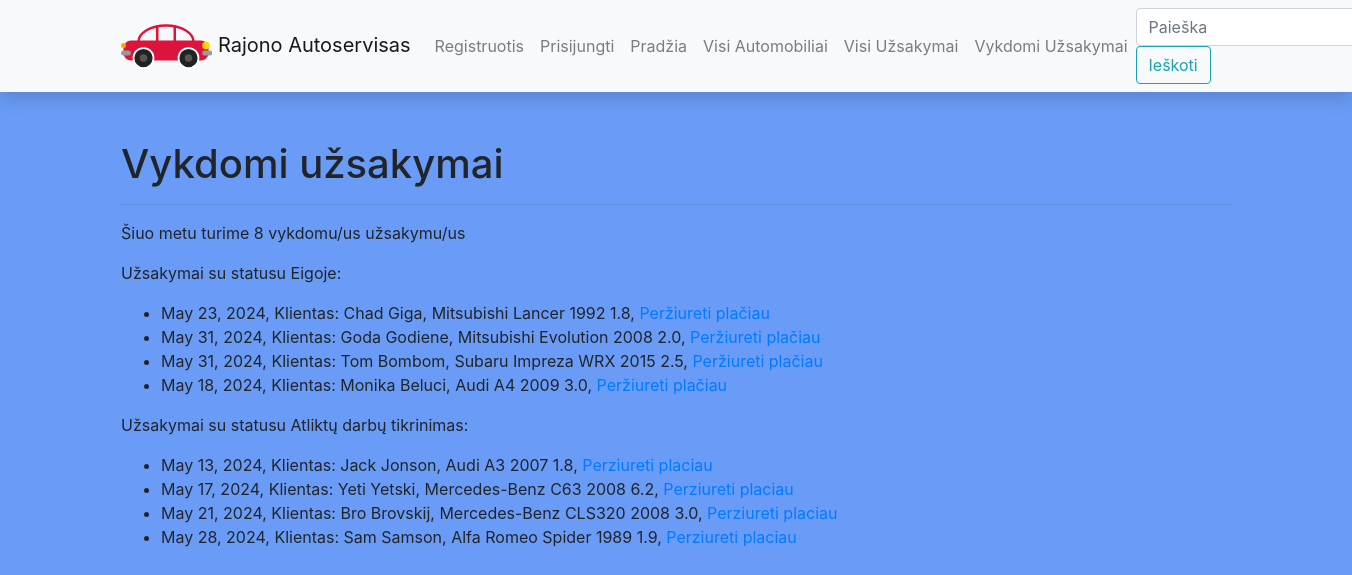
/autoservice/curorders/, run on an earlier commit of the app's database.
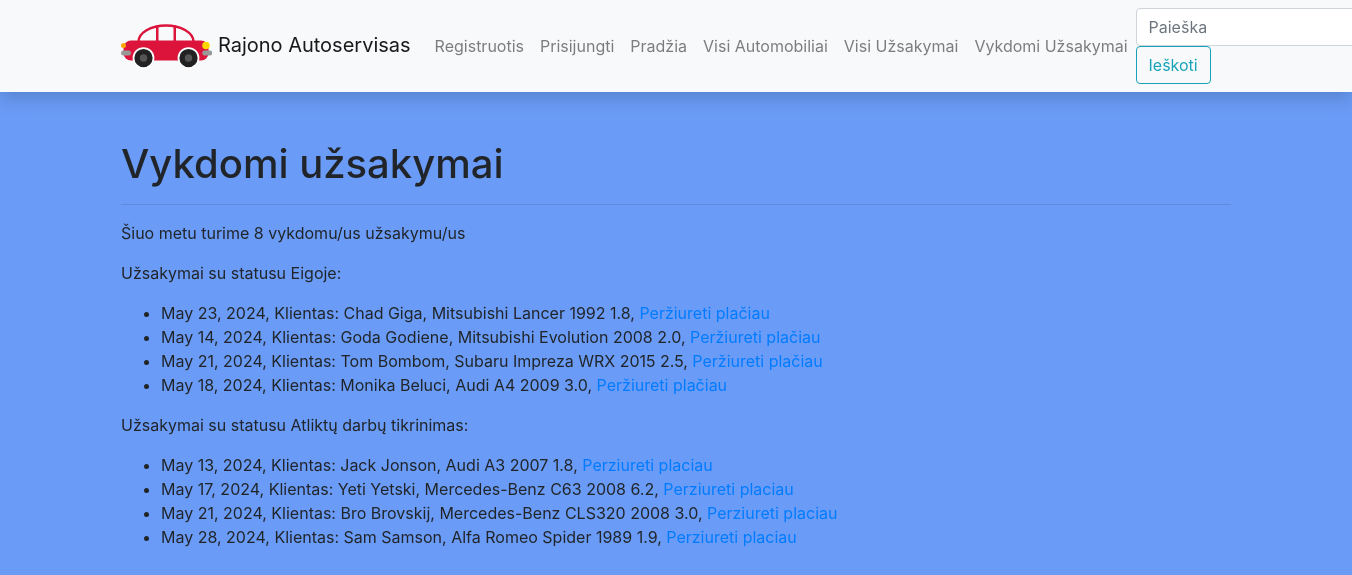
And on a later commit of the database.
### autoserviceapp/models.py (models this page shows, shortened)
class Uzsakymas(models.Model):
    data = models.DateField('Data', blank=True, null=True)
    automobilis = models.ForeignKey(Automobilis, on_delete=models.CASCADE)
    uzsakovas = models.ForeignKey(User, on_delete=models.SET_NULL, null=True, blank=True)
    grazinimo_terminas = models.DateField('Gražinimo data', blank=True, null=True)
    CAR_STATUS = (
        ('p', 'Priimtas'),
        ('e', 'Eigoje'),
        ('ap', 'Atliktų darbų patikrinimas'),
        ('i', 'Įvykdytas')
    )
    status = models.CharField(
        max_length=2,
        choices=CAR_STATUS,
        blank=True,
        default='a',
        help_text='Uzsakymo statusas'
    )
    class Meta:
        verbose_name = 'Užsakymas'
        verbose_name_plural = 'Užsakymai'

class Automobilis(models.Model):
    valstybinis_nr = models.CharField('Valstybinis Nr.', max_length=6)
    vin = models.IntegerField('VIN code', default=make_random_vin)
    klientas = models.CharField('Klientas', max_length=20)
    automobilio_modelis = models.ForeignKey(AutomobilioModelis, on_delete=models.CASCADE)
    aprasymas = HTMLField(null=True, blank=True)
    cover = models.ImageField('Viršelis', upload_to='covers', null=True, blank=True)
    class Meta:
        verbose_name = 'Automobilis'
        verbose_name_plural = 'Automobiliai'

class AutomobilioModelis(models.Model):
    marke = models.CharField('Marke', max_length=20)
    modelis = models.CharField('Modelis', max_length=20)
    metai = models.IntegerField('Metai')
    variklis = models.CharField('Variklis', max_length=3)
    def __str__(self):
        return f'{self.marke} {self.modelis} {self.metai} {self.variklis}'
    class Meta:
        verbose_name = 'Automobilio modelis'
        verbose_name_plural = 'Automobilio modeliai'
        ordering = ['marke']

### autoserviceapp/views.py (the view)
# urls.py: path('curorders/', views.get_all_current_orders_count, name='curorders'),
def get_all_current_orders_count(request):
    vykdomu_uzsakymai = Uzsakymas.objects.filter(status__exact='e').count()
    vykdomu_uzsakymai2 = Uzsakymas.objects.filter(status__exact='ap').count()
    vykdomu_uzsakymu_kiekis = vykdomu_uzsakymai + vykdomu_uzsakymai2
    uzsakymai1 = Uzsakymas.objects.filter(status__exact='e').all()
    usakymai2 = Uzsakymas.objects.filter(status__exact='ap').all()
    context = {
        'kiekis': vykdomu_uzsakymu_kiekis,
        'uzsakymai1': uzsakymai1,
        'uzsakymai2': usakymai2,
    }
    return render(request, 'curorders.html', context=context)

### autoserviceapp/templates/curorders.html
{% extends 'base.html' %}
{% block content %}
<h1>Vykdomi užsakymai</h1>
<hr/>
<p>Šiuo metu turime {{ kiekis }} vykdomu/us užsakymu/us</p>
<p>Užsakymai su statusu Eigoje:</p>
<ul>
    {% for uzsakymas_obj in uzsakymai1 %}
    <li>
        {{ uzsakymas_obj.data }},
        Klientas: {{ uzsakymas_obj.automobilis.klientas }},
        {{ uzsakymas_obj.automobilis.automobilio_modelis }},
        <a href="{% url 'order' uzsakymas_obj.id %}">Peržiureti plačiau</a>
    </li>
    {% endfor %}
</ul>
<p>Užsakymai su statusu Atliktų darbų tikrinimas:</p>
<ul>
    {% for uzsakymas_obj in uzsakymai2 %}
    <li>
        {{ uzsakymas_obj.data }},
        Klientas: {{ uzsakymas_obj.automobilis.klientas }},
        {{ uzsakymas_obj.automobilis.automobilio_modelis }},
        <a href="{% url 'order' uzsakymas_obj.id %}">Perziureti placiau</a>
    </li>
    {% endfor %}
</ul>
{% endblock %}

### autoserviceapp/templates/base.html (shortened to what this page needs)
<!DOCTYPE html>
<html lang="en">
  <head>
    <link
      rel="stylesheet"
      href="https://stackpath.bootstrapcdn.com/bootstrap/4.1.3/css/bootstrap.min.css"
    />
    <link
      rel="stylesheet"
      href="https://cdnjs.cloudflare.com/ajax/libs/font-awesome/4.7.0/css/font-awesome.min.css"
    />
    {% load static %}
    <link rel="stylesheet" href="{% static 'css/styles.css' %}" />
  </head>
  <body>
    <nav
      class="navbar navbar-expand-lg navbar-light bg-light static-top mb-5 shadow"
    >
      <div class="container">
        <a class="navbar-brand" href="{% url 'index' %}">
          Rajono Autoservisas</a
        >
        <div class="collapse navbar-collapse" id="navbarResponsive">
          <ul class="navbar-nav ml-auto">
              {% if user.is_authenticated %}
                  <li class="nav-item">
                  <a href="{%url 'profile-url' %}" class="nav-link" >
                      <svg class="bi bi-person"
                         width="1.5em"
                         height="1.5em"
                         viewBox="0 0 16 16"
                         fill="currentColor"
                         xmlns="http://www.w3.org/2000/svg">
                          <path fill-rule="evenodd" d="M13 14s1 0 1-1-1-4-6-4-6 3-6 4 1 1 1
                            1h10zm-9.995-.944v-.002.002zM3.022 13h9.956a.274.274 0 00.014-.002l.008-.002c-.001-.246-.154-.986-.832-1.664C11.516 10.68 10.289 10 8 10c-2.29 0-3.516.68-4.168
                            1.332-.678.678-.83 1.418-.832 1.664a1.05 1.05 0 00.022.004zm9.974.056v-.002.002zM8
                            7a2 2 0 100-4 2 2 0 000 4zm3-2a3 3 0 11-6 0 3 3 0 016 0z" clip-rule="evenodd"/>
                      </svg>
                      {{ user }}
                  </a>
                  </li>
              <li class="nav-item">
                  <a class="nav-link" href="{% url 'logout' %}">Atsijungti</a>
              </li>
              <li class="nav-item">
                  <a class="nav-link" href="{% url 'myorders' %}">Mano užsakymai</a>
              </li>
              {% else %}
              <li class="nav-item">
                  <a class="nav-link" href="{% url 'register-url' %}">Registruotis</a>
              </li>
              <li class="nav-item">
                  <a class="nav-link" href="{% url 'login' %}?next={{ request.path }}">Prisijungti</a>
              </li>
              {% endif %}
            <li class="nav-item">
              <a class="nav-link" href="{% url 'index' %}">Pradžia</a>
            </li>
            <li class="nav-item">
              <a class="nav-link text-nowrap" href="{% url 'allcars' %}">Visi Automobiliai</a>
            </li>
            <li class="nav-item">
              <a class="nav-link text-nowrap" href="{% url 'allorders' %}">Visi Užsakymai</a>
            </li>
            <li class="nav-item">
              <a class="nav-link text-nowrap" href="{% url 'curorders' %}">Vykdomi Užsakymai</a>
            </li>
          </ul>
          <form
            class="form-inline my-2 my-lg-0"
            action="{% url 'search' %}"
            method="get"
          >
            <input
              class="form-control mr-sm-2"
              type="search"
              placeholder="Paieška"
              aria-label="Search"
              name="search_text"
            />
            <button class="btn btn-outline-info my-2 my-sm-0" type="submit">
              Ieškoti
            </button>
          </form>
        </div>
      </div>
    </nav>
    <div class="container">{% block content %}{% endblock %}</div>
  </body>
</html>

### autoserviceapp/static/css/styles.css (style rules this page uses)
body { background-color: #6a9cf7 }

What changed in the data, as far as the page shows it:
changed Uzsakymas "Goda Godiene": data "May 31, 2024" → "May 14, 2024"
changed Uzsakymas "Tom Bombom": data "May 31, 2024" → "May 21, 2024"
